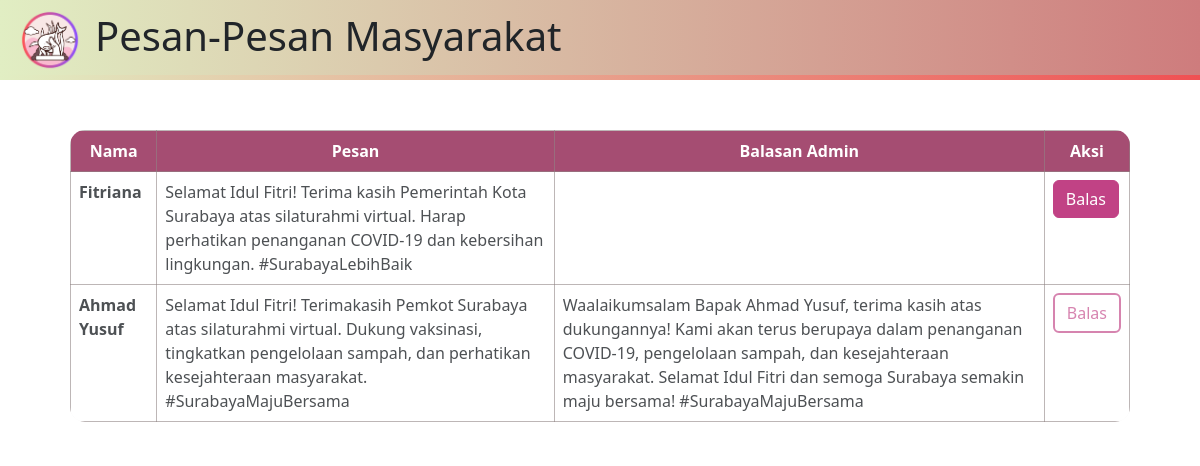
The app's page /mailbox.php with its own data.
### tables this page shows
CREATE TABLE `pesan` (
  `id` int(11) NOT NULL,
  `nama` varchar(64) DEFAULT NULL,
  `pesan` varchar(300) NOT NULL,
  `pesan_balasan` varchar(300) DEFAULT NULL
);

### mailbox.php (the view, shortened to what this page needs)
<?php include("config.php"); ?>
<!DOCTYPE html>
<html>
<head>
	<link href="https://cdn.jsdelivr.net/npm/bootstrap@5.3.0-alpha1/dist/css/bootstrap.min.css" rel="stylesheet">
	<link rel="stylesheet" href="assets/css/admin.css">
</head>
<body class = "bg-admin">
	<header class="header-color">
        <a href="index.php" class="logo"></a>
        <h1>Pesan-Pesan Masyarakat</h1>
    </header>
	<div class="container">
		<div class="table-container">
		<table class="table">
			<thead>
				<tr>
					<th>Nama</th>
					<th>Pesan</th>
					<th>Balasan Admin</th>
					<th>Aksi</th>
				</tr>
			</thead>
			<tbody>
				<?php
				$sql = "SELECT * FROM pesan ORDER BY pesan_balasan IS NULL DESC";
				$query = mysqli_query($db, $sql);
				while($hasil = mysqli_fetch_array($query)){
					echo "<tr>";
					echo "<td>".$hasil['nama']."</td>";
					echo "<td>".$hasil['pesan']."</td>";
					echo "<td>".$hasil['pesan_balasan']."</td>";
					echo "<td>";
					if ($hasil['pesan_balasan'] == null) {
						echo "<a href='balas_pesan.php?id=".$hasil['id']."' class='btn btn-primary'>Balas</a>";
					} else {
						echo "<button class='btn btn-danger' disabled>Balas</button>";
					}
					echo "</td>";
					echo "</tr>";
				}
				?>
			</tbody>
		</table>
		</div>
	</div>
</body>
</html>

### assets/css/admin.css (style rules this page uses)
.bg-admin { background-image: url("../images/bg-admin.png"); background-repeat: no-repeat; background-size: cover; background-attachment: fixed; }
.header-color { background: #e1eec3; background: -webkit-linear-gradient(to left, #ce7c7d, #e1eec3); background: linear-gradient(to left, #ce7c7d, #e1eec3); height: 10vh; padding: 0; margin-bottom: 0; background-color: transparent; border: none; display: flex; justify-content: left; align-items: center; position: relative; }
.header-color::after { content: ''; position: absolute; bottom: 0; left: 0; height: 5px; width: 100%; background: #e1eec3; background: -webkit-linear-gradient(to left, #f05053, #e1eec3); background: linear-gradient(to left, #f05053, #e1eec3); }
.logo { display: inline-block; width: 60px; height: 60px; background-image: url('../images/logo-header-admin.png'); background-size: cover; transition: all 0.3s ease-in-out; margin-left: 20px; margin-right: 15px; }
.table-container { display: flex; justify-content: center; align-items: center; height: 100%; flex-direction: column; }
.table { background-color: white; color: black; opacity: 0.8; border-radius: 15px; margin-top: 25px; justify-content: center; align-items: center; border: none; border-collapse: collapse; border: 1px rgba(117, 101, 101, 0.596); border-radius: 15px; display: inline-block; overflow: hidden; }
.table th, .table td { border: 1px solid rgba(117, 101, 101, 0.596); }
.table thead th { background-color: #8f214f; color: white; text-align: center; }
.table tbody td:first-child { font-weight: bold; }
.table a.btn-primary { background-color: #b11367; border-color: #b11367; color: white; }
.table tbody tr:nth-child(even) { background-color: #f5f5f5; }
.table tbody tr:nth-child(odd) { background-color: #fff; }
.btn.btn-danger { background-color: transparent; border: 2px solid #b11367; color: #b11367; }
.container { position: relative; margin-top: 25px; padding-left: 40px; padding-right: 40px; }
.container::before { content: ""; position: absolute; top: 0; left: 0; width: 100%; height: 100%; background-color: rgba(255, 255, 255, 0.8); opacity: 0.8; z-index: -1; border-radius: 30px; }

### records on screen
pesan: nama "Fitriana", pesan "Selamat Idul Fitri! Terima kasih Pemerintah Kota Surabaya atas silaturahmi virtual. Harap perhatikan penanganan COVID-19 dan kebersihan lingkungan. #SurabayaLebihBaik"
pesan: nama "Ahmad Yusuf", pesan "Selamat Idul Fitri! Terimakasih Pemkot Surabaya atas silaturahmi virtual. Dukung vaksinasi, tingkatkan pengelolaan sampah, dan perhatikan kesejahteraan masyarakat. #SurabayaMajuBersama", pesan_balasan "Waalaikumsalam Bapak Ahmad Yusuf, terima kasih atas dukungannya! Kami akan terus berupaya dalam penanganan COVID-19, pengelolaan sampah, dan kesejahteraan masyarakat. Selamat Idul Fitri dan semoga Surabaya semakin maju bersama! #SurabayaMajuBersama", shows "Balas"
